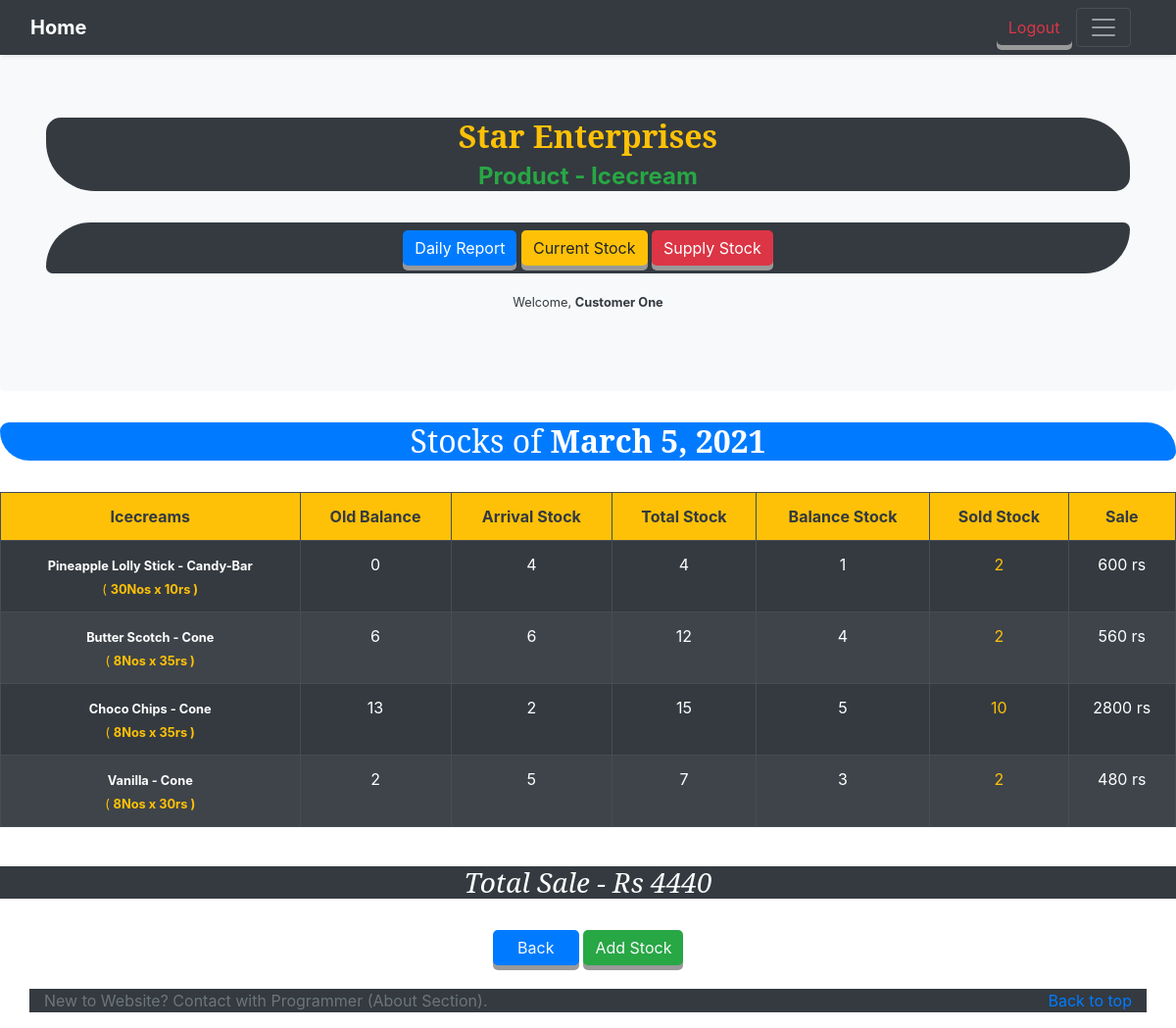
Page /5/ (signed in) on the committed database.
### customer_app/models.py (models this page shows, shortened)
class Customer( AbstractUser ):
    location = models.CharField( max_length=200 )

### stock_app/models.py (models this page shows, shortened)
class Dates( models.Model ):
    entry_date    = models.DateField()
    class Meta:
        verbose_name        = 'Date'
        verbose_name_plural = 'Dates'

class Stock( models.Model ):
    total         = models.ForeignKey( Total, on_delete=models.PROTECT )
    current_boxes = models.PositiveSmallIntegerField( default=0 )
    arrival_boxes = models.PositiveSmallIntegerField( default=0 )
    all_boxes     = models.PositiveSmallIntegerField( default=0 )
    sold_boxes    = models.PositiveSmallIntegerField( default=0 )
    remain_boxes  = models.PositiveSmallIntegerField( default=0 )
    entry_date    = models.ForeignKey( Dates,on_delete=models.PROTECT )
    @property
    def todays_sale( self ):
        return self.total.icecream.per_box_price * self.sold_boxes

class Total( models.Model ):
    icecream       = models.OneToOneField( Icecream, on_delete=models.PROTECT )
    total_boxes    = models.PositiveSmallIntegerField( default=0 )
    class Meta:
        verbose_name        = 'Total Stock'
        verbose_name_plural = 'Total Stocks'

class Icecream( models.Model ):
    CATEGORIES = (
                   ('Cup',  'Cup Type'),
                   ('Cone', 'Cone Type'),
                   ('Candy-Bar', 'Candy Bar Type'),
                   ('Choco-Bar', 'Choco Bar Type'),
                 )
    flavour_name    = models.CharField( max_length=30 )
    per_piece_price = models.PositiveSmallIntegerField()
    per_box_pieces  = models.PositiveSmallIntegerField()
    category        = models.CharField( choices=CATEGORIES, max_length=15 )
    @property
    def per_box_price( self ):
        return self.per_piece_price * self.per_box_pieces

### stock_app/views.py (the view)
# urls.py: path('<int:pk>/',        StockListView.as_view(), name='stock_list' ),
class StockListView( LoginRequiredMixin, ListView, CheckEntryInModel ):
    model               = Stock
    template_name       = 'stock_list.html'
    context_object_name = 'stock_list'
    _stock = None
    def get_queryset( self ):
        self._stock = get_list_or_404( Stock, entry_date__id=self.kwargs['pk'] )
        return self._stock
    def get_context_data( self,**kwargs ):
        context               = super( StockListView, self )\
                                     .get_context_data( **kwargs )
        context['entry_date'] = Dates.objects.get(
                                                   id=self.kwargs['pk']
                                                 ).entry_date
        context['is_today_date'] = self.is_today_date( context['entry_date'] )
        context['today_total_sale'] = sum([
                                            x.todays_sale for x in self._stock
                                         ])
        return context

### Icecream/helper.py (called while the page is built)
    def is_today_date( self,date_plz ):
        return datetime.now().date() == date_plz

### stock_app/templates/stock_list.html (shortened to what this page needs)
{% extends 'base_template.html' %}
{% block additional %}
  <h2 class='divBg text-white bg-primary'>
    Stocks of <b>{{ entry_date }}</b>
  </h2>
  <br>
  <div class='table-responsive'>
    <table class='table table-striped table-bordered text-white table-dark'>
      {% if stock_list %}
         <tr class='text-dark bg-warning'>
           <th style='padding-left:50px;
                      padding-right:50px;
                      vertical-align:middle'>
             Icecreams
           </th>
         <th>Old Balance</th>
           <th>Arrival Stock</th>
           <th>Total Stock</th>
           <th>Balance Stock</th>
           <th>Sold Stock</th>
           <th>Sale</th>
         </tr>
        {% for stock in stock_list reversed %}
            <td>
              {% if is_today_date %}
                <small>
                  <a href="{% url 'stock_update' stock.id %}"
                     class='text-white'>
                    <b>{{ stock.total.icecream.flavour_name }} -
                    {{ stock.total.icecream.category }}</b>
                  </a>
                </small>
              {% else %}
                <small><b>
                  {{ stock.total.icecream.flavour_name }} -
                  {{ stock.total.icecream.category }}
                </b></small>
              {% endif %}
               <br>
               <small class='text-warning'>
                 ( <b>{{ stock.total.icecream.per_box_pieces }}Nos x
                   {{ stock.total.icecream.per_piece_price }}rs )</b>
               </small>
            </td>
            <td>{{ stock.current_boxes }}</td>
            <td>{{ stock.arrival_boxes }}</td>
            <td>{{ stock.all_boxes }}</td>
            <td>{{ stock.remain_boxes }}</td>
            <td class='text-warning'>{{ stock.sold_boxes }}</td>
            <td>{{ stock.todays_sale }} rs</td>
        {% endfor %}
      {% else %}
        <div class='container text-center'>
          <br><br><br>
            <h1 class='text-danger'>No Stock Found</h1>
          <br><br><br>
        </div>
      {% endif %}
    </table>
  </div>
  <br>
  <div class='divBg text-center'>
    <h3 class='bg-dark text-white'>
      <i>Total Sale - Rs {{ today_total_sale}}</i>
    </h3>
  </div>
  <br>
  <div class='text-center'>
    <a href="{% url 'entry_list' %}"
       class='btn btn-primary text-light'>
         &nbsp;&nbsp;&nbsp;Back&nbsp;&nbsp;&nbsp;
    </a>
    <a href="{% url 'stock_create' %}#mainDiv"
       class='btn btn-success text-light'> Add Stock
    </a>
  </div>
{% endblock additional %}

### templates/base_template.html (shortened to what this page needs)
<!DOCTYPE html>
<html>
  <head>
      {% load static %}
      <link rel="stylesheet" href="https://maxcdn.bootstrapcdn.com/bootstrap/4.5.2/css/bootstrap.min.css">
  </head>
  <body>
    <header>
      <div class="navbar navbar-dark bg-dark shadow-sm">
        <div class="container-fluid d-flex justify-content-between">
          <strong>
            <a class="navbar-brand d-flex align-items-center"
               href="{% url 'entry_list' %}">
              Home
            </a>
          </strong>
          <div class="col-4 d-flex justify-content-end align-items-center">
			{% if user.is_authenticated %}
            <a class="btn btn-outline-danger align-items-center"
               href="{% url 'logout' %}">
                Logout
            </a> &nbsp;
            {% else %}
            <a class="btn btn-outline-light align-items-center"
               href="{% url 'login'%}">
                Login
              </a> &nbsp;
			{% endif %}
            <button class="navbar-toggler collapsed" type="button" data-toggle="collapse" data-target="#navbarHeader" aria-controls="navbarHeader" aria-expanded="false" aria-label="Toggle navigation">
              <span class="navbar-toggler-icon"></span>
            </button>
          </div>
        </div>
      </div>
    </header>
    <main role='main'>
      <section class="jumbotron text-center bg-light">
          <div class="container-fluid">
            <div class='text-white bg-dark'
                 style='border-radius:15px 50px'>
              <h2>
                <b class='text-warning'>Star Enterprises</b>
              </h2>
              <h4 class='text-success'>
                <b>Product - Icecream</b>
              </h4>
            </div>
            <br>
            <p class='bg-dark'
               style='border-radius:75px 11px'>
              <a href="{% url 'entry_list' %}#mainDiv"
                 class="btn btn-primary my-2">
                Daily Report
              </a>
              <a href="{% url 'current_stock' %}#mainDiv"
                 class="btn btn-warning my-2">
                Current Stock
              </a>
              <a href="{% url 'supply_app:choose_customer_record' %}#mainDiv"
                 class="btn btn-danger my-2">
                Supply Stock
              </a>
            </p>
            <p>
              {% if user.is_authenticated %}
                <small class="text text-dark">
                  Welcome,
                  <b>
                    {{ user.first_name|title }}
                    {{ user.last_name|title }}
                  </b>
                </small>
              {% else %}
                <small class="text text-dark">Welcome</small>
              {% endif %}
            </p>
          </div>
      </section>
    </main>
    <div class="text-center" id='mainDiv'>
      {% block additional %}
      {% endblock additional %}
    </div>
    <br>
    <footer class="text-muted">
      <div class="container bg-dark">
        <p class="float-right">
          <a href="#">Back to top</a>
        </p>
        <p>New to Website? Contact with Programmer (About Section).</p>
      </div>
    </footer>
  </body>
</html>

### rows in the picture
Customer: first_name "Customer", last_name "One"
Dates: entry_date "March 5, 2021"
Stock: total.icecream.flavour_name "Pineapple Lolly Stick", total.icecream.category "Candy-Bar", total.icecream.per_box_pieces "30", total.icecream.per_piece_price "10", current_boxes "0", arrival_boxes "4", all_boxes "4", remain_boxes "1", sold_boxes "2", todays_sale "600"
Stock: total.icecream.flavour_name "Butter Scotch", total.icecream.category "Cone", total.icecream.per_box_pieces "8", total.icecream.per_piece_price "35", current_boxes "6", arrival_boxes "6", all_boxes "12", remain_boxes "4", sold_boxes "2", todays_sale "560"
Stock: total.icecream.flavour_name "Choco Chips", total.icecream.category "Cone", total.icecream.per_box_pieces "8", total.icecream.per_piece_price "35", current_boxes "13", arrival_boxes "2", all_boxes "15", remain_boxes "5", sold_boxes "10", todays_sale "2800"
Stock: total.icecream.flavour_name "Vanilla", total.icecream.category "Cone", total.icecream.per_box_pieces "8", total.icecream.per_piece_price "30", current_boxes "2", arrival_boxes "5", all_boxes "7", remain_boxes "3", sold_boxes "2", todays_sale "480"

### other values in the picture
{{ today_total_sale }} "4440"
